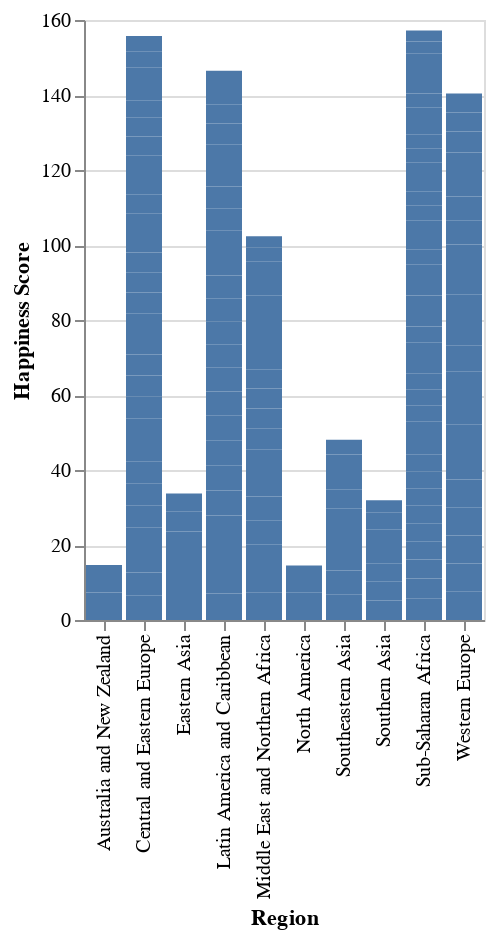

This figure's notebook cell:
### Code cell
alt.Chart(data).mark_bar().encode(
    x='Region',
    y='Happiness Score'
)

### Figure 1 — Vega-Lite specification as saved in the notebook (floating-point values rounded to 4 significant figures; data arrays with more than 128 entries replaced by an {"elided": "..."} marker saying what was removed)
{"config": {"view": {"continuousWidth": 300, "continuousHeight": 300}}, "data": {"name": "data-5e601643f147ccceb8cef2df73f91dfd"}, "mark": {"type": "bar"}, "encoding": {"x": {"field": "Region", "type": "nominal"}, "y": {"field": "Happiness Score", "type": "quantitative"}}, "$schema": "https://vega.github.io/schema/vega-lite/v5.16.3.json", "datasets": {"data-5e601643f147ccceb8cef2df73f91dfd": {"elided": "157 records"}}}
